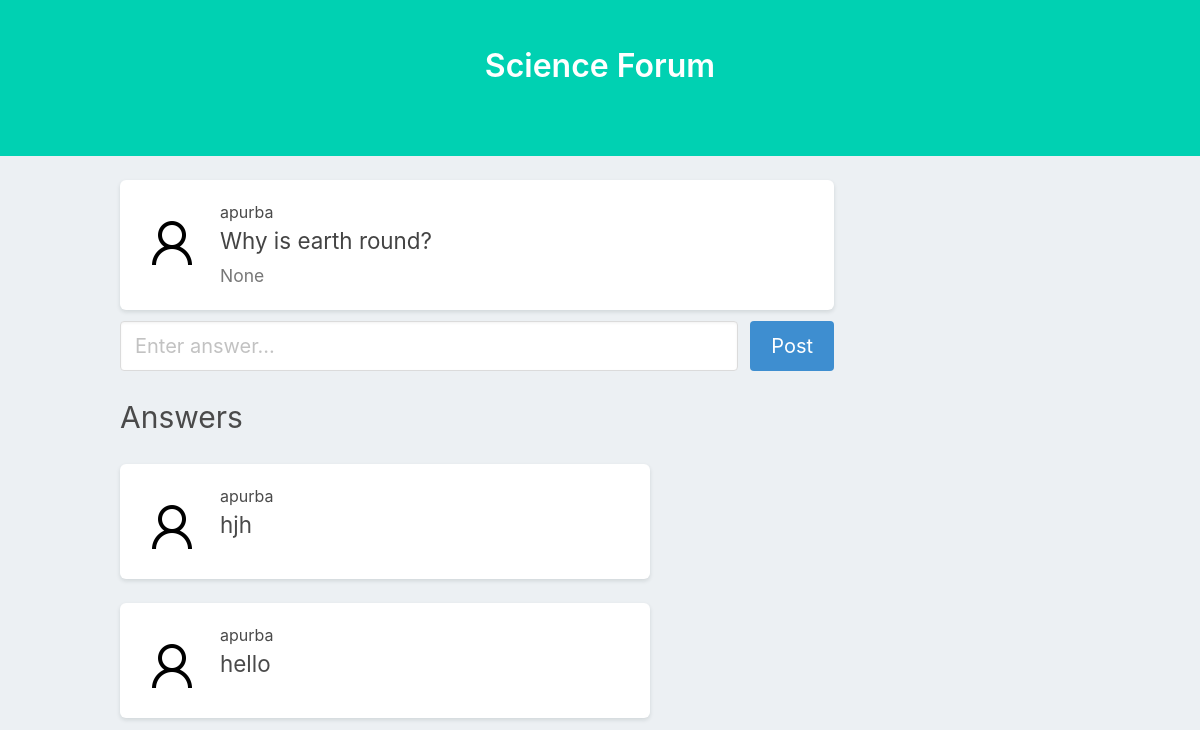
Page /question/1 (signed in) on the earlier database version.
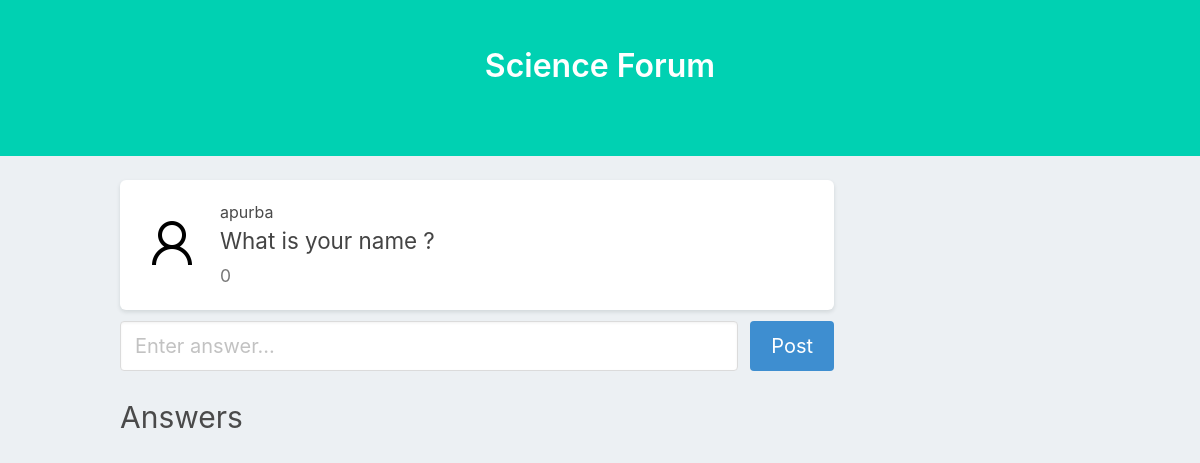
Same page on the later database version.
### app.py (models this page shows, shortened)
class Questions(database.Model):
	id = database.Column(database.Integer, primary_key=True)
	user = database.Column(database.String(64))
	question = database.Column(database.String(1024))
	no_answ = database.Column(database.Integer)

class Answers(database.Model):
	id = database.Column(database.Integer, primary_key=True)
	qid = database.Column(database.Integer)
	user = database.Column(database.String(64))
	answer = database.Column(database.String(1024000))

### app.py (the view, shortened to what this page needs)
@app.route('/question/<int:id>', methods=["GET", "POST"])
def question(id):
	if not session.get("logged"):
		return redirect(url_for("login"))
	question = Questions.query.filter_by(id=id).first()
	answers = Answers.query.filter_by(qid=id)
	final = []
	for i in range(answers.count() - 1, -1, -1):
		final.append(answers[i])
	return render_template('answer.html', question=question, answers=final)

### templates/answer.html (shortened to what this page needs)
<!DOCTYPE html>
<html>
  <head>
    <link rel="stylesheet" href="https://cdnjs.cloudflare.com/ajax/libs/bulma/0.7.2/css/bulma.min.css">
    <link rel="stylesheet" href="https://cdn.materialdesignicons.com/3.2.89/css/materialdesignicons.min.css">
    <link rel="stylesheet" href="/static/css/style.css">
  </head>
  <body>
    <section class="hero is-primary">
        <div class="hero-body">
            <div class="container hero-forum has-text-centered">
                <a href="/"><h1 class="title">
                  Science Forum
                </h1></a>
                <br>
            </div>
        </div>
    </section>
    <br/>
    <div class="container">
        <div class="columns">
            <div class="column is-three-quarters">
                <div class="box forum">
                    <article class="media">
                        <div class="media-left">
                            <figure class="image avatar is-64x64">
                                <img src="/static/img/user.png" alt="Image" class="is-rounded">
                            </figure>
                        </div>
                        <div class="media-content">
                        	<p>{{ question.user }}</p>
                            <div class="content list-forum">
                                <p class="text-content">
                                    <a href="#">{{ question.question }}
                              </a>
                                </p>
                                <p class="info-content">
                                    <a>
                                        <small>{{ question.no_answ }}</small>
                                    </a>
                                </p>
                            </div>
                        </div>
                    </article>
        </div>
        <form method="POST" action="" id="formq">
                <div class="field is-grouped">
                    <p class="control is-expanded">
                        <input class="input is-medium" type="text" id="quest" placeholder="Enter answer..." name="answer">
                    </p>
                    <p class="control">
                        <button class="button is-medium is-info" onclick="submitf()">
                      Post
                    </button>
                    </p>
                </div>
           </form>
           <br>
        <h2 style="font-size: 30px">Answers</h2>
        <br>
        <div class="columns">
            <div class="column is-three-quarters">
            {% for answer in answers %}
                <div class="form box">
                    <article class="media">
                        <div class="media-left">
                            <figure class="image avatar is-64x64">
                                <img src="/static/img/user.png" alt="Image" class="is-rounded">
                            </figure>
                        </div>
                        <div class="media-content">
                        	<p>{{ answer.user }}</p>
                            <div class="content list-forum">
                                <p class="text-content">
                                    {{ answer.answer }}
                                </p>
                            </div>
                        </div>
                    </article>
                </div>
            {% endfor %}
            </div>
        </div>
    </div>
</body>
</html>

### static/css/style.css (style rules this page uses)
body { background-color:#ecf0f3; }
.box { box-shadow: 0 2px 4px 0 rgba(14,30,37,.12); }
.box.forum { margin-bottom:0.7em; }
.text-content { font-size:1.4em; margin-bottom:0.1em !important; }
.text-content a { color:#444; }
.info-content { font-size:20px; }
.info-content a { color:#777; margin-right:0.5em; }
.image.avatar { margin-top:0.7em; }
@media only screen and (min-width: 600px) { .hero-forum { width:60% } }

Differences in the rows shown:
removed Answers: user "apurba", answer "hjh"
removed Answers: user "apurba", answer "hello"
changed Questions "apurba": question "Why is earth round?" → "What is your name ?"; no_answ "None" → "0"
